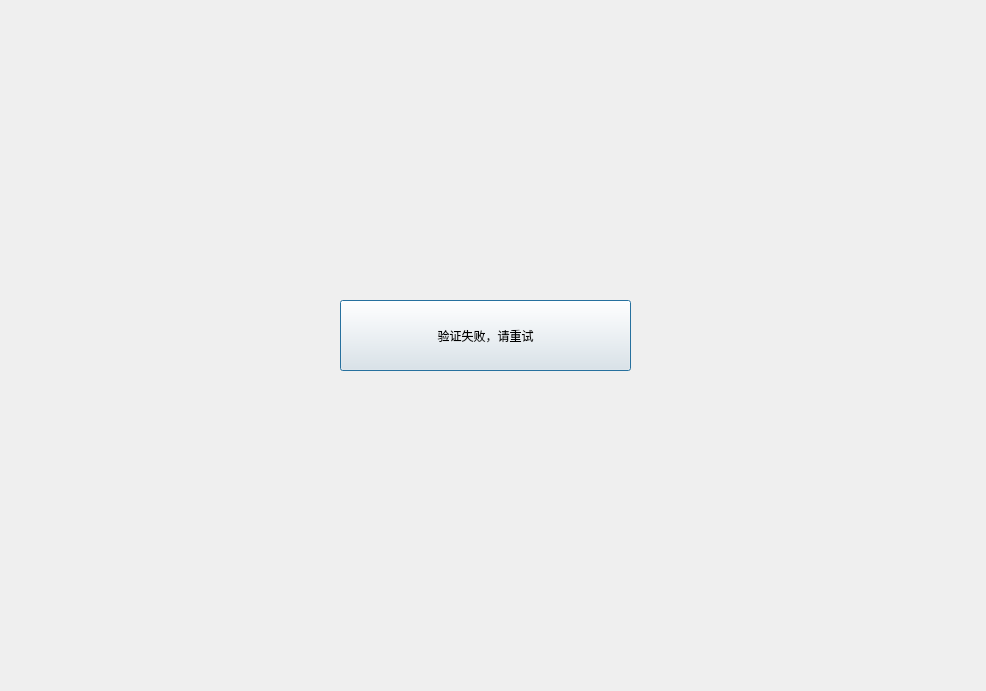
<?xml version="1.0" encoding="UTF-8"?>
<ui version="4.0">
 <class>Dialog_failtrue</class>
 <widget class="QDialog" name="Dialog_failtrue">
  <property name="geometry">
   <rect>
    <x>0</x>
    <y>0</y>
    <width>986</width>
    <height>691</height>
   </rect>
  </property>
  <property name="windowTitle">
   <string>Dialog</string>
  </property>
  <widget class="QPushButton" name="pushButton">
   <property name="geometry">
    <rect>
     <x>340</x>
     <y>300</y>
     <width>291</width>
     <height>71</height>
    </rect>
   </property>
   <property name="text">
    <string>验证失败，请重试</string>
   </property>
  </widget>
 </widget>
 <resources/>
 <connections/>
</ui>
